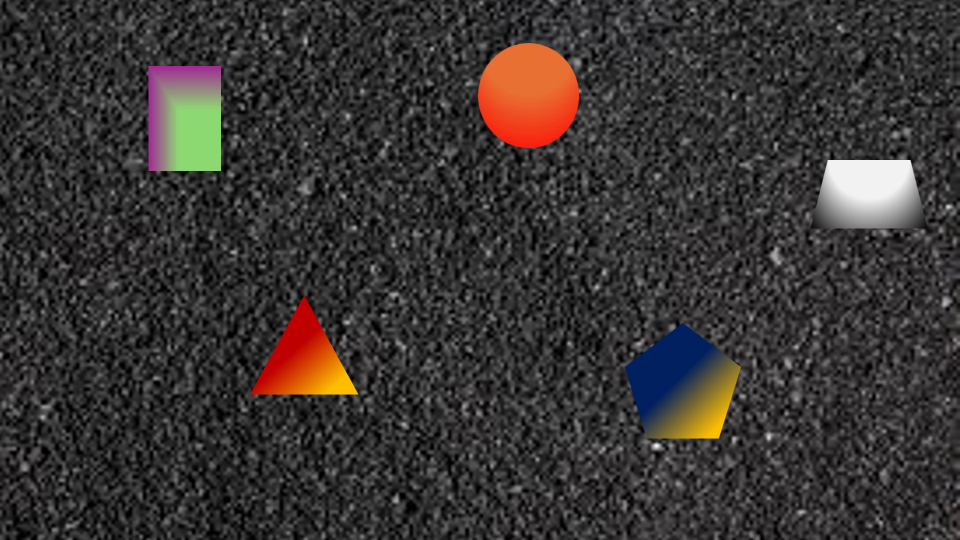
#> input picture ImagesAndVideos/Gradient Hard.png, 1920 x 1080 px, found by its file name (shown at 1/2 size)
$ python Task3SingleFrame2.py
#> lines starting #> are read from the running program, lines starting #| are printed output that depends on the picture; after the words box and inside, x2 and y2 are one past the last pixel; in counts of white or black regions, pixels touching at a corner belong together
import cv2
import numpy as np

# Load the image
image = cv2.imread('ImagesAndVideos/Gradient Hard.png')
#> image is the input picture: shape (1080, 1920, 3); mean B, G, R 51.5, 53.1, 57.4

# Convert to grayscale
gray = cv2.cvtColor(image, cv2.COLOR_BGR2GRAY)
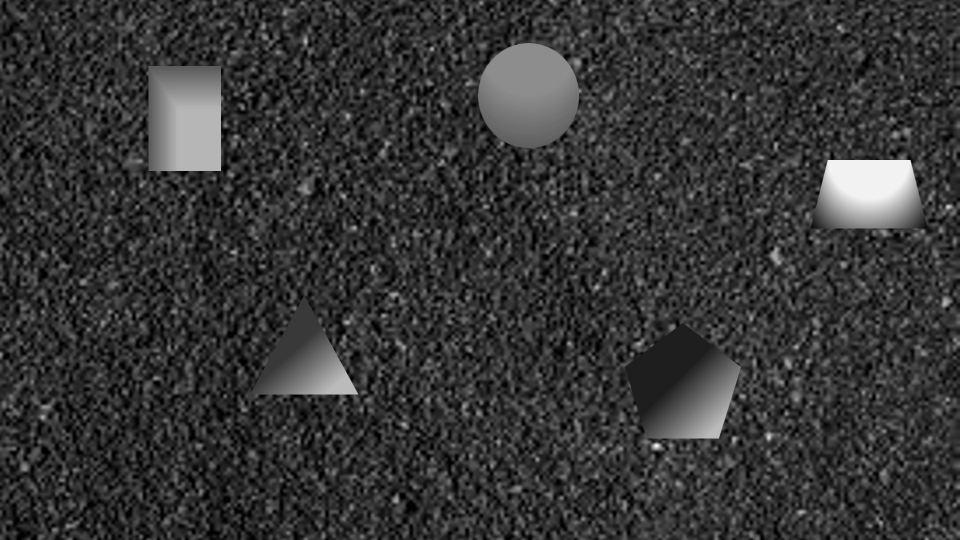
#> gray: shape (1080, 1920) (shown at 1/2 size); min 0, max 251, mean 54.3

# Apply GaussianBlur to reduce noise and improve edge detection
blurred = cv2.GaussianBlur(gray, (5, 5), 0)

# Apply Canny edge detection
edges = cv2.Canny(blurred, 50, 150)
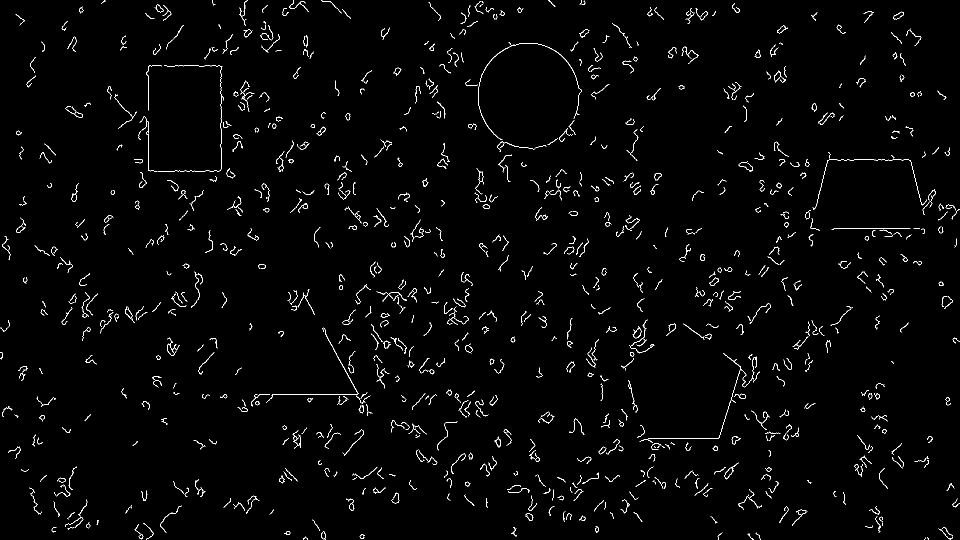
#> edges: shape (1080, 1920) (shown at 1/2 size); 1.7% white in thin lines or dots

# Find contours in the edge-detected image
contours, _ = cv2.findContours(edges, cv2.RETR_EXTERNAL, cv2.CHAIN_APPROX_SIMPLE)
#> contours = 930 contours, 867 with area under 20; largest, box (x1, y1, x2, y2) and area: (1786, 23, 1808, 39) 163, (309, 9, 328, 25) 134, (956, 84, 1163, 280) 128, (143, 367, 158, 404) 114, (1622, 207, 1633, 223) 89

# Loop through each contour to identify the shape
for contour in contours:
    # Approximate the contour to reduce the number of points
    epsilon = 0.01 * cv2.arcLength(contour, True)
    approx = cv2.approxPolyDP(contour, epsilon, True)

    # Determine the number of vertices of the approximated contour
    vertices = len(approx)

    # Calculate the center of the contour for text placement
    M = cv2.moments(contour)
    if M['m00'] != 0:
        cx = int(M['m10'] / M['m00'])
        cy = int(M['m01'] / M['m00'])
    else:
        cx, cy = 0, 0

    # Identify the shape based on the number of vertices
    if vertices == 3:
        shape_name = "Triangle"
    elif vertices == 4:
        # Use aspect ratio to differentiate between square and rectangle
        x, y, w, h = cv2.boundingRect(approx)
        aspect_ratio = float(w) / h
        shape_name = "Square" if 0.9 <= aspect_ratio <= 1.1 else "Rectangle"
    elif vertices == 5:
        shape_name = "Pentagon"
    elif vertices == 6:
        shape_name = "Hexagon"
    else:
        # Use circularity to detect circles
        area = cv2.contourArea(contour)
        perimeter = cv2.arcLength(contour, True)
        circularity = 4 * np.pi * (area / (perimeter * perimeter))
        shape_name = "Circle" if 0.7 < circularity < 1.3 else "Ellipse"

    # Draw the contour and label the shape
    area = cv2.contourArea(contour)
    if area > 500:
        cv2.drawContours(image, [approx], -1, (0, 255, 0), 2)
#> this loop made 930 passes
#> (epsilon, vertices, cx, cy, perimeter, circularity, shape_name) on passes 9, 34, 42, 80: (0.344, 15, 575, 1065, 34.38, 0.462, 'Ellipse'), (1.06, 15, 1595, 1036, 106.4, 0.0244, 'Ellipse'), (1.75, 15, 334, 1038, 175.1, 0.0119, 'Ellipse'), (1.81, 18, 69, 1007, 181, 0.00824, 'Ellipse')
#> (epsilon, vertices, cx) on pass 81: (0.245, 14, 1142)


# Show the image with detected shapes
cv2.imshow("Detected Shapes", image)
cv2.waitKey(0)
cv2.destroyAllWindows()
